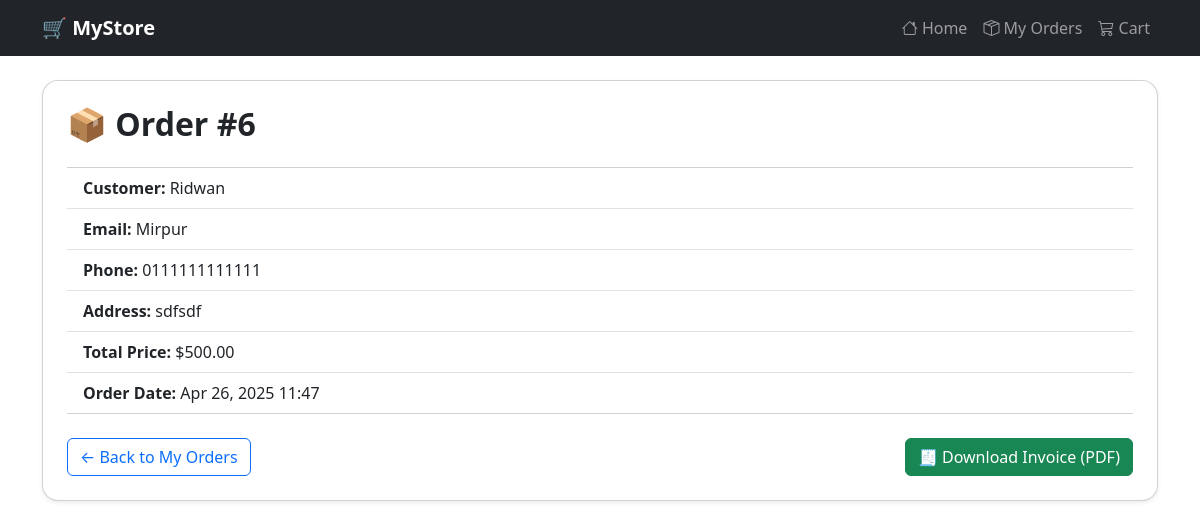
/order/6/, run on the app's committed database.
### store/models.py (models this page shows, shortened)
class Order(models.Model):
    name = models.CharField(max_length=255)
    address = models.TextField()
    email = models.EmailField()
    phone = models.CharField(max_length=20)
    total_price = models.DecimalField(max_digits=10, decimal_places=2)
    created_at = models.DateTimeField(auto_now_add=True)

### store/views.py (the view)
# urls.py: path('order/<int:order_id>/', views.order_detail, name='order_detail'),
def order_detail(request, order_id):
    order = get_object_or_404(Order, id=order_id)
    return render(request, 'store/order_detail.html', {'order': order})

### store/templates/store/order_detail.html
{% extends 'store/base.html' %}
{% block content %}
<div class="card shadow-sm p-4 rounded-4">
    <h2 class="fw-bold mb-4">📦 Order #{{ order.id }}</h2>
    <ul class="list-group list-group-flush">
        <li class="list-group-item">
            <strong>Customer:</strong> {{ order.name }}
        </li>
        <li class="list-group-item">
            <strong>Email:</strong> {{ order.email }}
        </li>
        <li class="list-group-item">
            <strong>Phone:</strong> {{ order.phone }}
        </li>
        <li class="list-group-item">
            <strong>Address:</strong> {{ order.address }}
        </li>
        <li class="list-group-item">
            <strong>Total Price:</strong> ${{ order.total_price }}
        </li>
        <li class="list-group-item">
            <strong>Order Date:</strong> {{ order.created_at|date:"M d, Y H:i" }}
        </li>
    </ul>
    <div class="d-flex justify-content-between align-items-center mt-4">
        <a href="{% url 'my_orders' %}" class="btn btn-outline-primary">
            ← Back to My Orders
        </a>
        <a href="{% url 'download_invoice' order.id %}" class="btn btn-success">
            🧾 Download Invoice (PDF)
        </a>
    </div>
</div>
{% endblock %}

### data on the page
Order: id "6", name "Ridwan", email "Mirpur", phone "0111111111111", address "sdfsdf", total_price "500.00", created_at "Apr 26, 2025 11:47"
